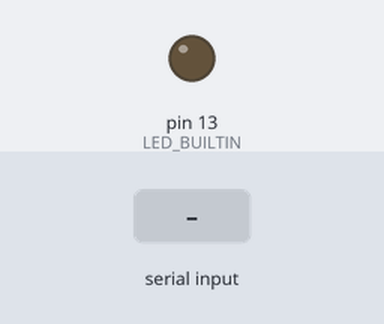
This sketch was run on a simulated Arduino Uno, built with avr-gcc and run on an emulated ATmega328P. On the bench: output pins drawn as LEDs (lit = HIGH). The test bench sets the inputs (shaded band). What the sketch prints to the serial monitor is not drawn.

Above: at 1.2 s.
1.3 s: "2\n" received over Serial
At 2.3 s:
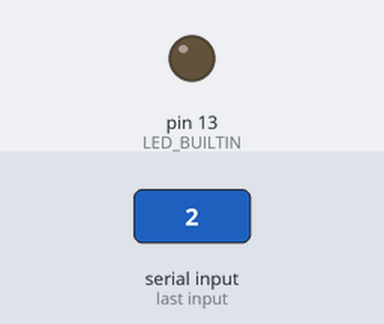
3.8 s: "30,150\n" received over Serial
At 6.0 s:
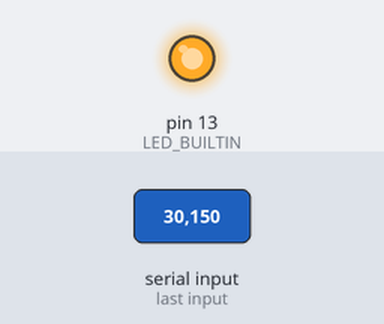
6.8 s: "200\n" received over Serial
At 7.3 s:
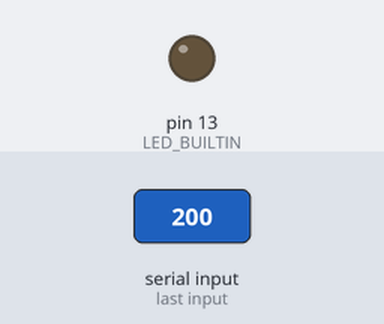
8.3 s: "1\n" received over Serial
At 10.4 s:
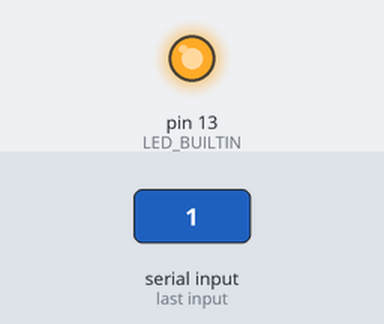
Timing chart, 0 to 12.3 s (numbered marks = the images above; inputs shaded):
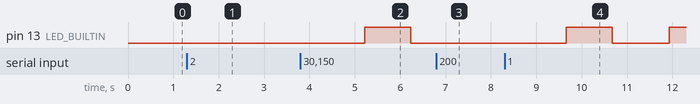

Measured:
- after the input at 1.3 s, pin 13 (LED_BUILTIN): stays LOW (without the input it goes to HIGH after 0.14 s)
- after the input at 3.8 s, pin 13 (LED_BUILTIN): LOW → HIGH after 1.4 s, → LOW 1.0 s later
- after the input at 6.8 s, pin 13 (LED_BUILTIN): stays LOW (without the input it goes to HIGH after 0.70 s)
- after the input at 8.3 s, pin 13 (LED_BUILTIN): LOW → HIGH after 1.4 s, → LOW 1.0 s later, → HIGH 1.3 s later

The sketch:

AutoSnakeUno.ino
```cpp
#include "game_engine.h"
#include "led_grid.h"
#include "example_bot_basic.h"
#include "example_bot_safe.h"
#include "example_bot_bfs.h"
#include "perf_monitor.h"

#ifdef AUTOSNAKE_STUDENT_BOT
#include "student_bot.h"
#endif

#ifdef AUTOSNAKE_EXTERNAL_BOT
#include <string>

Direction requestExternalMove(const BotSnapshot& snapshot) {
  std::cout << "AUTOSNAKE_REQUEST {\"head\":[" << static_cast<unsigned int>(snapshot.head.x)
            << "," << static_cast<unsigned int>(snapshot.head.y)
            << "],\"food\":[" << static_cast<unsigned int>(snapshot.food.x)
            << "," << static_cast<unsigned int>(snapshot.food.y)
            << "],\"direction\":" << static_cast<unsigned int>(snapshot.currentDirection)
            << ",\"length\":" << snapshot.snakeLength
            << ",\"level\":" << static_cast<unsigned int>(snapshot.level)
            << ",\"score\":" << snapshot.score
            << ",\"body\":[";
  for (uint16_t i = 0; i < snapshot.snakeLength; ++i) {
    if (i > 0) std::cout << ',';
    const uint8_t storageIndex = static_cast<uint8_t>(snapshot.bodyStart + i);
    std::cout << static_cast<unsigned int>(snapshot.body[storageIndex]);
  }
  std::cout << "],\"occupied\":[";
  for (uint8_t i = 0; i < GRID_BITSET_BYTES; ++i) {
    if (i > 0) std::cout << ',';
    std::cout << static_cast<unsigned int>(snapshot.occupied[i]);
  }
  std::cout << "],\"obstacles\":[";
  for (uint8_t i = 0; i < GRID_BITSET_BYTES; ++i) {
    if (i > 0) std::cout << ',';
    std::cout << static_cast<unsigned int>(snapshot.obstacles[i]);
  }
  std::cout << "]}\n" << std::flush;

  std::string response;
  if (!std::getline(std::cin, response)) return snapshot.currentDirection;
  const std::string prefix = "AUTOSNAKE_MOVE ";
  if (response.rfind(prefix, 0) != 0) return snapshot.currentDirection;
  const char move = response[prefix.size()];
  if (move == '0') return DIR_UP;
  if (move == '1') return DIR_RIGHT;
  if (move == '2') return DIR_DOWN;
  if (move == '3') return DIR_LEFT;
  return snapshot.currentDirection;
}
#endif

GameEngine engine;
LedGrid ledGrid;
PerfMonitor perf;
unsigned long lastStep = 0;
StepResult lastResult = STEP_OK;

Direction chooseMove(const BotSnapshot& snapshot) {
#ifdef AUTOSNAKE_EXTERNAL_BOT
  return requestExternalMove(snapshot);
#elif defined(AUTOSNAKE_STUDENT_BOT)
  return chooseStudentMove(snapshot);
#else
  if (snapshot.level == 1) {
    return chooseBasicMove(snapshot);
  }
  if (snapshot.level == 2) {
    return chooseSafeMove(snapshot);
  }
  return chooseBfsMove(snapshot);
#endif
}

void printHelp() {
  Serial.println(F("Befehle: 1/2/3=Level, r=Reset, c=CSV/Text, h=Hilfe"));
}

void resetLevel(uint8_t level) {
  engine.reset(level);
  perf.resetCounters();
  lastResult = STEP_OK;
  ledGrid.render(engine);
  Serial.print(F("Level "));
  Serial.print(level);
  Serial.println(F(" gestartet"));
}

void handleSerial() {
  while (Serial.available() > 0) {
    char command = Serial.read();
    if (command >= '1' && command <= '3') {
      resetLevel(command - '0');
    } else if (command == 'r' || command == 'R') {
      resetLevel(engine.level());
    } else if (command == 'c' || command == 'C') {
      perf.toggleCsv(Serial);
    } else if (command == 'h' || command == 'H') {
      printHelp();
    }
  }
}

void setup() {
  Serial.begin(SERIAL_BAUD);
  Serial.println(F("AutoSnake Uno startet"));
  Serial.println(F("Keine externen Bibliotheken, Live-Telemetrie aktiv"));
  printHelp();
  engine.reset(DEFAULT_LEVEL);
  ledGrid.begin();
  perf.begin();
  ledGrid.render(engine);
}

void loop() {
  handleSerial();

  unsigned long now = millis();
  if (now - lastStep < STEP_DELAY_MS) {
    return;
  }
  lastStep = now;

  uint32_t startedAt = micros();
  Direction move = chooseMove(engine.snapshot());
  uint32_t afterBot = micros();
  lastResult = engine.step(move);
  uint32_t afterEngine = micros();
  ledGrid.render(engine);
  uint32_t afterRender = micros();

  perf.recordStep(afterBot - startedAt, afterEngine - afterBot, afterRender - afterEngine, lastResult);
#ifdef AUTOSNAKE_VIRTUAL
  virtualMonitorEmit(
    engine.level(), engine.score(), engine.length(),
    afterBot - startedAt, afterEngine - afterBot, afterRender - afterEngine,
    static_cast<int>(lastResult)
  );
#endif

  if (perf.due(now)) {
    perf.print(Serial, engine, lastResult);
    perf.markPrinted(now);
  }

  if (lastResult >= STEP_WALL_COLLISION) {
    perf.print(Serial, engine, lastResult);
    Serial.println(F("Spielende, Reset in 1s"));
    delay(1000);
    resetLevel(engine.level());
  }
}
```

bot_helpers.h
```cpp
#ifndef AUTOSNAKE_BOT_HELPERS_H
#define AUTOSNAKE_BOT_HELPERS_H

#include "bot_interface.h"

inline bool isSafeMove(const BotSnapshot& snapshot, Direction move) {
  if (isOpposite(move, snapshot.currentDirection)) {
    return false;
  }
  Point next = movedPoint(snapshot.head, move);
  return !snapshotBlocked(snapshot, next);
}

inline uint8_t foodFirstMoves(const BotSnapshot& snapshot, Direction* moves) {
  uint8_t count = 0;

  if (snapshot.food.x > snapshot.head.x) {
    moves[count++] = DIR_RIGHT;
  } else if (snapshot.food.x < snapshot.head.x) {
    moves[count++] = DIR_LEFT;
  }
  if (snapshot.food.y > snapshot.head.y) {
    moves[count++] = DIR_DOWN;
  } else if (snapshot.food.y < snapshot.head.y) {
    moves[count++] = DIR_UP;
  }

  const Direction fallback[] = {DIR_UP, DIR_RIGHT, DIR_DOWN, DIR_LEFT};
  for (uint8_t i = 0; i < 4; ++i) {
    bool alreadyAdded = false;
    for (uint8_t j = 0; j < count; ++j) {
      if (moves[j] == fallback[i]) {
        alreadyAdded = true;
        break;
      }
    }
    if (!alreadyAdded) {
      moves[count++] = fallback[i];
    }
  }
  return count;
}

inline void visitedSet(uint8_t* visited, Point point) {
  uint8_t packed = packPoint(point);
  visited[packed >> 3] |= _BV(packed & 0x07);
}

inline bool visitedContains(const uint8_t* visited, Point point) {
  return bitsetContains(visited, point);
}

#endif
```

bot_interface.h
```cpp
#ifndef AUTOSNAKE_BOT_INTERFACE_H
#define AUTOSNAKE_BOT_INTERFACE_H

#include "config.h"

enum Direction : uint8_t {
  DIR_UP = 0,
  DIR_RIGHT = 1,
  DIR_DOWN = 2,
  DIR_LEFT = 3
};

struct Point {
  uint8_t x;
  uint8_t y;
};

struct BotSnapshot {
  Point head;
  Point food;
  Direction currentDirection;
  uint16_t snakeLength;
  uint8_t level;
  uint16_t score;
  const uint8_t* body;
  uint8_t bodyStart;
  const uint8_t* occupied;
  const uint8_t* obstacles;
};

typedef Direction (*BotDecisionFn)(const BotSnapshot& snapshot);

inline bool isOpposite(Direction a, Direction b) {
  return (a == DIR_UP && b == DIR_DOWN) ||
         (a == DIR_DOWN && b == DIR_UP) ||
         (a == DIR_LEFT && b == DIR_RIGHT) ||
         (a == DIR_RIGHT && b == DIR_LEFT);
}

inline uint8_t packPoint(Point point) {
  return (point.y << 4) | point.x;
}

inline Point unpackPoint(uint8_t packed) {
  Point point = {static_cast<uint8_t>(packed & 0x0F), static_cast<uint8_t>(packed >> 4)};
  return point;
}

inline bool pointEquals(Point a, Point b) {
  return a.x == b.x && a.y == b.y;
}

inline bool pointInside(Point point) {
  return point.x < GRID_WIDTH && point.y < GRID_HEIGHT;
}

inline Point movedPoint(Point point, Direction direction) {
  if (direction == DIR_UP) {
    point.y--;
  } else if (direction == DIR_RIGHT) {
    point.x++;
  } else if (direction == DIR_DOWN) {
    point.y++;
  } else {
    point.x--;
  }
  return point;
}

inline bool bitsetContains(const uint8_t* bitset, Point point) {
  if (!pointInside(point)) {
    return false;
  }
  uint8_t packed = packPoint(point);
  return (bitset[packed >> 3] & _BV(packed & 0x07)) != 0;
}

inline bool snapshotBlocked(const BotSnapshot& snapshot, Point point) {
  return !pointInside(point) ||
         bitsetContains(snapshot.occupied, point) ||
         bitsetContains(snapshot.obstacles, point);
}

#endif
```

example_bot_basic.h
```cpp
#ifndef AUTOSNAKE_EXAMPLE_BOT_BASIC_H
#define AUTOSNAKE_EXAMPLE_BOT_BASIC_H

#include "bot_interface.h"

inline Direction chooseBasicMove(const BotSnapshot& snapshot) {
  Direction preferred = snapshot.currentDirection;

  if (snapshot.food.x > snapshot.head.x) {
    preferred = DIR_RIGHT;
  } else if (snapshot.food.x < snapshot.head.x) {
    preferred = DIR_LEFT;
  } else if (snapshot.food.y > snapshot.head.y) {
    preferred = DIR_DOWN;
  } else if (snapshot.food.y < snapshot.head.y) {
    preferred = DIR_UP;
  }

  return isOpposite(preferred, snapshot.currentDirection)
    ? snapshot.currentDirection
    : preferred;
}

#endif
```

example_bot_bfs.h
```cpp
#ifndef AUTOSNAKE_EXAMPLE_BOT_BFS_H
#define AUTOSNAKE_EXAMPLE_BOT_BFS_H

#include "bot_helpers.h"
#include "example_bot_safe.h"

static uint8_t bfsQueuePosition[BFS_MAX_NODES];
static uint8_t bfsQueueFirstMove[BFS_MAX_NODES];
static uint8_t bfsVisited[GRID_BITSET_BYTES];

inline bool hasReachableSpace(const BotSnapshot& snapshot, Direction firstMove, uint32_t deadline) {
  Point start = movedPoint(snapshot.head, firstMove);
  if (snapshotBlocked(snapshot, start)) {
    return false;
  }

  memset(bfsVisited, 0, GRID_BITSET_BYTES);
  uint8_t readIndex = 0;
  uint8_t writeIndex = 0;
  uint8_t queued = 0;
  uint8_t reached = 0;
  uint16_t desired = snapshot.snakeLength + 4;
  uint8_t required = snapshot.snakeLength < 8 ? 8 : static_cast<uint8_t>(desired > 24 ? 24 : desired);

  bfsQueuePosition[writeIndex++] = packPoint(start);
  queued++;
  visitedSet(bfsVisited, start);

  while (queued > 0 && reached < required && static_cast<int32_t>(deadline - micros()) > 0) {
    Point current = unpackPoint(bfsQueuePosition[readIndex++]);
    if (readIndex == BFS_MAX_NODES) {
      readIndex = 0;
    }
    queued--;
    reached++;

    for (uint8_t rawMove = 0; rawMove < 4; ++rawMove) {
      Point next = movedPoint(current, static_cast<Direction>(rawMove));
      if (!pointInside(next) || snapshotBlocked(snapshot, next) || visitedContains(bfsVisited, next)) {
        continue;
      }
      if (queued >= BFS_MAX_NODES) {
        return reached >= required;
      }
      bfsQueuePosition[writeIndex++] = packPoint(next);
      if (writeIndex == BFS_MAX_NODES) {
        writeIndex = 0;
      }
      queued++;
      visitedSet(bfsVisited, next);
    }
  }

  return reached >= required;
}

inline Direction chooseBfsMove(const BotSnapshot& snapshot) {
  const uint32_t deadline = micros() + BOT_TIME_LIMIT_US - BOT_TIME_GUARD_US;
  memset(bfsVisited, 0, GRID_BITSET_BYTES);
  uint8_t readIndex = 0;
  uint8_t writeIndex = 0;
  uint8_t queued = 0;

  visitedSet(bfsVisited, snapshot.head);
  for (uint8_t rawMove = 0; rawMove < 4; ++rawMove) {
    Direction move = static_cast<Direction>(rawMove);
    if (!isSafeMove(snapshot, move)) {
      continue;
    }
    Point next = movedPoint(snapshot.head, move);
    bfsQueuePosition[writeIndex] = packPoint(next);
    bfsQueueFirstMove[writeIndex] = rawMove;
    writeIndex++;
    queued++;
    visitedSet(bfsVisited, next);
  }

  while (queued > 0 && static_cast<int32_t>(deadline - micros()) > 0) {
    Point current = unpackPoint(bfsQueuePosition[readIndex]);
    Direction firstMove = static_cast<Direction>(bfsQueueFirstMove[readIndex]);
    readIndex++;
    if (readIndex == BFS_MAX_NODES) {
      readIndex = 0;
    }
    queued--;

    if (pointEquals(current, snapshot.food) && hasReachableSpace(snapshot, firstMove, deadline)) {
      return firstMove;
    }

    for (uint8_t rawMove = 0; rawMove < 4; ++rawMove) {
      Point next = movedPoint(current, static_cast<Direction>(rawMove));
      if (!pointInside(next) || snapshotBlocked(snapshot, next) || visitedContains(bfsVisited, next)) {
        continue;
      }
      if (queued >= BFS_MAX_NODES) {
        return chooseSafeMove(snapshot);
      }
      bfsQueuePosition[writeIndex] = packPoint(next);
      bfsQueueFirstMove[writeIndex] = static_cast<uint8_t>(firstMove);
      writeIndex++;
      if (writeIndex == BFS_MAX_NODES) {
        writeIndex = 0;
      }
      queued++;
      visitedSet(bfsVisited, next);
    }
  }

  return chooseSafeMove(snapshot);
}

#endif
```

example_bot_safe.h
```cpp
#ifndef AUTOSNAKE_EXAMPLE_BOT_SAFE_H
#define AUTOSNAKE_EXAMPLE_BOT_SAFE_H

#include "bot_helpers.h"

inline Direction chooseSafeMove(const BotSnapshot& snapshot) {
  Direction moves[4];
  uint8_t moveCount = foodFirstMoves(snapshot, moves);
  for (uint8_t i = 0; i < moveCount; ++i) {
    if (isSafeMove(snapshot, moves[i])) {
      return moves[i];
    }
  }
  return snapshot.currentDirection;
}

#endif
```

game_engine.cpp
```cpp
#include "game_engine.h"

GameEngine::GameEngine() {
  reset();
}

void GameEngine::reset(uint8_t level) {
  currentLevel = constrain(level, 1, 3);
  clearBitset(occupied);
  clearBitset(obstacles);
  configureObstacles();

  headIndex = 0;
  snakeLength = 3;
  body[0] = packPoint({8, 8});
  body[1] = packPoint({7, 8});
  body[2] = packPoint({6, 8});
  setBit(occupied, {8, 8});
  setBit(occupied, {7, 8});
  setBit(occupied, {6, 8});

  direction = DIR_RIGHT;
  food = {12, 8};
  if (isObstacle(food)) {
    placeFood();
  }
  currentScore = 0;
  over = false;
}

StepResult GameEngine::step(Direction requestedDirection) {
  if (over) {
    return STEP_SELF_COLLISION;
  }

  if (!isOpposite(requestedDirection, direction)) {
    direction = requestedDirection;
  }

  Point head = nextHead(direction);
  if (isWall(head)) {
    over = true;
    return STEP_WALL_COLLISION;
  }
  if (isObstacle(head)) {
    over = true;
    return STEP_OBSTACLE_COLLISION;
  }

  bool ateFood = pointEquals(head, food);
  Point tail = bodyPoint(snakeLength - 1);
  bool movingIntoReleasedTail = !ateFood && pointEquals(head, tail);
  if (isOccupied(head) && !movingIntoReleasedTail) {
    over = true;
    return STEP_SELF_COLLISION;
  }

  if (!ateFood) {
    clearBit(occupied, tail);
  }

  headIndex--;
  body[headIndex] = packPoint(head);
  setBit(occupied, head);

  if (ateFood) {
    if (snakeLength < GRID_CELLS) {
      snakeLength++;
    }
    currentScore++;
    placeFood();
    return STEP_ATE_FOOD;
  }

  return STEP_OK;
}

BotSnapshot GameEngine::snapshot() const {
  BotSnapshot result;
  result.head = bodyPoint(0);
  result.food = food;
  result.currentDirection = direction;
  result.snakeLength = snakeLength;
  result.level = currentLevel;
  result.score = currentScore;
  result.body = body;
  result.bodyStart = headIndex;
  result.occupied = occupied;
  result.obstacles = obstacles;
  return result;
}

Point GameEngine::bodyPoint(uint16_t index) const {
  uint8_t storageIndex = headIndex + static_cast<uint8_t>(index);
  return unpackPoint(body[storageIndex]);
}

uint16_t GameEngine::length() const {
  return snakeLength;
}

uint16_t GameEngine::score() const {
  return currentScore;
}

uint8_t GameEngine::level() const {
  return currentLevel;
}

bool GameEngine::gameOver() const {
  return over;
}

bool GameEngine::isOccupied(Point point) const {
  return bitsetContains(occupied, point);
}

bool GameEngine::isObstacle(Point point) const {
  return bitsetContains(obstacles, point);
}

void GameEngine::clearBitset(uint8_t* bitset) {
  memset(bitset, 0, GRID_BITSET_BYTES);
}

void GameEngine::setBit(uint8_t* bitset, Point point) {
  uint8_t packed = packPoint(point);
  bitset[packed >> 3] |= _BV(packed & 0x07);
}

void GameEngine::clearBit(uint8_t* bitset, Point point) {
  uint8_t packed = packPoint(point);
  bitset[packed >> 3] &= static_cast<uint8_t>(~_BV(packed & 0x07));
}

void GameEngine::configureObstacles() {
  if (currentLevel < 2) {
    return;
  }

  const Point levelTwo[] = {
    {5, 4}, {5, 5}, {5, 6}, {10, 9}, {11, 9}, {12, 9}
  };
  for (uint8_t i = 0; i < sizeof(levelTwo) / sizeof(levelTwo[0]); ++i) {
    setBit(obstacles, levelTwo[i]);
  }

  if (currentLevel == 3) {
    const Point levelThree[] = {
      {3, 11}, {4, 11}, {5, 11}, {9, 3}, {9, 4}
    };
    for (uint8_t i = 0; i < sizeof(levelThree) / sizeof(levelThree[0]); ++i) {
      setBit(obstacles, levelThree[i]);
    }
  }
}

bool GameEngine::isWall(Point point) const {
  return !pointInside(point);
}

Point GameEngine::nextHead(Direction nextDirection) const {
  return movedPoint(bodyPoint(0), nextDirection);
}

void GameEngine::placeFood() {
  for (uint16_t packed = 0; packed < GRID_CELLS; ++packed) {
    Point candidate = unpackPoint(static_cast<uint8_t>(packed));
    if (!isOccupied(candidate) && !isObstacle(candidate)) {
      food = candidate;
      return;
    }
  }
}
```

game_engine.h
```cpp
#ifndef AUTOSNAKE_GAME_ENGINE_H
#define AUTOSNAKE_GAME_ENGINE_H

#include "bot_interface.h"

enum StepResult : uint8_t {
  STEP_OK = 0,
  STEP_ATE_FOOD = 1,
  STEP_WALL_COLLISION = 2,
  STEP_SELF_COLLISION = 3,
  STEP_OBSTACLE_COLLISION = 4
};

class GameEngine {
public:
  GameEngine();
  void reset(uint8_t level = DEFAULT_LEVEL);
  StepResult step(Direction requestedDirection);
  BotSnapshot snapshot() const;
  Point bodyPoint(uint16_t index) const;
  uint16_t length() const;
  uint16_t score() const;
  uint8_t level() const;
  bool gameOver() const;
  bool isOccupied(Point point) const;
  bool isObstacle(Point point) const;

private:
  uint8_t body[GRID_CELLS];
  uint8_t occupied[GRID_BITSET_BYTES];
  uint8_t obstacles[GRID_BITSET_BYTES];
  uint8_t headIndex;
  uint16_t snakeLength;
  Direction direction;
  Point food;
  uint16_t currentScore;
  uint8_t currentLevel;
  bool over;

  void clearBitset(uint8_t* bitset);
  void setBit(uint8_t* bitset, Point point);
  void clearBit(uint8_t* bitset, Point point);
  void configureObstacles();
  bool isWall(Point point) const;
  Point nextHead(Direction nextDirection) const;
  void placeFood();
};

#endif
```

led_grid.cpp
```cpp
#include "led_grid.h"

void LedGrid::begin() {
  pinMode(LED_BUILTIN, OUTPUT);
#ifdef AUTOSNAKE_VIRTUAL
  virtualLedGridBegin();
#endif
  clear();
}

void LedGrid::clear() {
  digitalWrite(LED_BUILTIN, LOW);
#ifdef AUTOSNAKE_VIRTUAL
  virtualLedGridClear();
#endif
}

void LedGrid::render(const GameEngine& engine) {
  digitalWrite(LED_BUILTIN, engine.gameOver() ? HIGH : LOW);
  for (uint16_t i = 0; i < engine.length(); ++i) {
    Point segment = engine.bodyPoint(i);
    setPixel(segment.x, segment.y, 0, i == 0 ? 255 : 80, 0);
  }
  BotSnapshot snapshot = engine.snapshot();
  setPixel(snapshot.food.x, snapshot.food.y, 255, 0, 0);
#ifdef AUTOSNAKE_VIRTUAL
  virtualLedGridPresent();
#endif
}

void LedGrid::setPixel(uint8_t x, uint8_t y, uint8_t r, uint8_t g, uint8_t b) {
#ifdef AUTOSNAKE_VIRTUAL
  virtualLedGridSetPixel(x, y, r, g, b);
#else
  (void)x;
  (void)y;
  (void)r;
  (void)g;
  (void)b;
  // Platzhalter für die hardwarespezifische Pixelausgabe.
#endif
}
```

Source omitted: led_grid.h (275 bytes), perf_monitor.cpp (4707 bytes), perf_monitor.h (1138 bytes), virtual_main.cpp (315 bytes), config.h (593 bytes)
